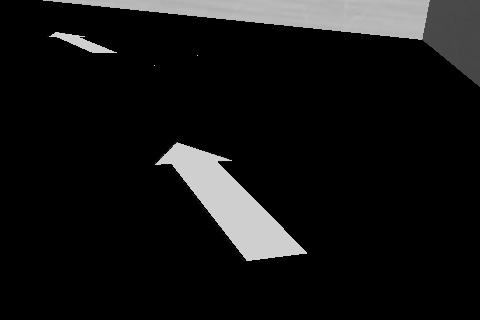
#> input picture error_images/errorImg3.jpg, 480 x 320 px, found by its file name
$ python preprocessor.py
#> lines starting #> are read from the running program, lines starting #| are printed output that depends on the picture; after the words box and inside, x2 and y2 are one past the last pixel; in counts of white or black regions, pixels touching at a corner belong together
import cv2
import numpy as np

neighbourRadius = 4
class blob():
    def __init__(self, x, y,imgShape=(320,480)):
        self.elements = set()
        self.neighbours = set()
        self.edges = set()
        self.imgShape = imgShape
        if y<=self.imgShape[0]-(neighbourRadius+1):
            self.upperY = y+neighbourRadius
        else:
            self.upperY = self.imgShape[0]

        if y>=neighbourRadius:
            self.lowerY = y-neighbourRadius
        else:
            self.lowerY = 0

        if x<=self.imgShape[1]-(neighbourRadius+1):
            self.upperX = x+neighbourRadius
        else:
            self.upperX = self.imgShape[1]

        if x>=neighbourRadius:
            self.lowerX = x-neighbourRadius
        else:
            self.lowerX = 0

        #clip to image shape if exceeded

        self.add_element(x, y)
        self.last_element = (x,y)


    def add_element(self, x,y, is_edge=False):
        if len(self.elements)==0 or self.in_neighbours(x,y):
            self.elements.add((x,y))

            if abs(self.upperY-y)<neighbourRadius:
                if y<=self.imgShape[0]-(neighbourRadius+1):
                    self.upperY = y+neighbourRadius
                else:
                    self.upperY = self.imgShape[0]

            if abs(y - self.lowerY)<neighbourRadius:
                if y>=neighbourRadius:
                    self.lowerY = y-neighbourRadius
                else:
                    self.lowerY = 0

            if abs(self.upperX-x)<neighbourRadius:
                if x<=self.imgShape[1]-(neighbourRadius+1):
                    self.upperX = x+neighbourRadius
                else:
                    self.upperX = self.imgShape[1]

            if abs(x - self.lowerX)<neighbourRadius:
                if x>=neighbourRadius:
                    self.lowerX = x-neighbourRadius
                else:
                    self.lowerX = 0

            if is_edge:
               self.add_to_edges(x,y)

            self.last_element = (x,y)

            return 1
        return 0

    def last2edge(self):
       self.add_to_edge(self.last_element)

    def add_to_edges(self,x,y):
       self.edges.add((x,y))

    def in_neighbours(self, x,y):
         if (x<self.upperX and x>self.lowerX) and (self.lowerY<y and self.upperY>y):
             return True

         return False

    def area(self):
      return len(self.elements)

    # [11 lines left out: functions get_center, drawLines, not called in this run]


# get white pixel
# create blobs
# get area of the blobs
# draw bounding boxes using extremities
def extract_blob(gray):
    blobs = []
    h, w = gray.shape[0], gray.shape[1]
    for y in range(h):
        for x in range(w):
            intensity = 0
            if gray[y, x]>15:
                intensity = 255
            if intensity ==255:
                added = 0
                for b in blobs:
                    added = b.add_element(x,y)
                    if added:
                        break
                if not(added):
                    blobs.append(blob(x,y))

    return clean_blobs(gray, blobs)


# [24 lines left out: function clean_blobs, not called in this run]


def blur(img,kSize):
    return cv2.GaussianBlur(img,(kSize,kSize),0)

def canny(img):
    return cv2.Canny(img, 50, 200, None, 3)

def make_copy(src, yStart, yEnd, xStart, xEnd):
    import copy
    return copy.deepcopy(src[yStart:yEnd, xStart:xEnd])


# [46 lines left out: functions simpleEdge, getLblob, not called in this run]

def applyOtsu(img):
    _, threshImg = cv2.threshold(img,0,255,cv2.THRESH_BINARY+cv2.THRESH_OTSU)
    return threshImg


if __name__== "__main__":

    filename = 'E:\\DEEE\\4th SEM\\SLRC 23\\root\\error_images\\errorImg3.jpg'
    src = cv2.imread(filename, cv2.IMREAD_GRAYSCALE)
#> src is the input picture: shape (320, 480); min 0, max 213, mean 20.1

    verbImage = np.copy(src)
    verbImage = cv2.cvtColor(verbImage, cv2.COLOR_GRAY2BGR)
    height, width = src.shape
#> height = 320; width = 480

    # Apply Otsu Thresholding to the Entire Image
    src = blur(src, 25)
#> in blur, `return cv2.GaussianBlur(img,(kSize,kSize),0)`:
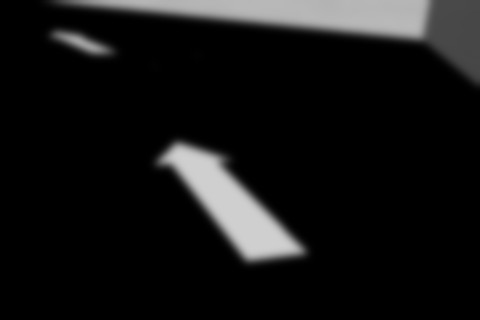
#> returned value: shape (320, 480); min 0, max 207, mean 20.1
    otsu_thresh = applyOtsu(src)
#> in applyOtsu, `_, threshImg = cv2.threshold(img,0,255,cv2.THRESH_BINARY+cv2.THRESH_OT..`:
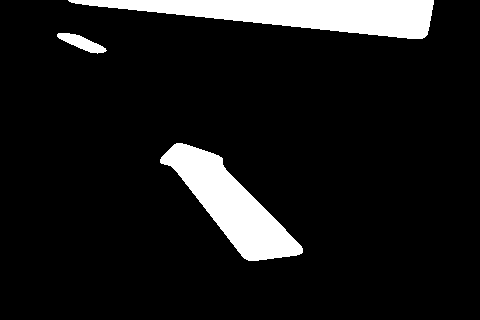
#> threshImg: shape (320, 480); 9.8% white; 3 white regions, box (x1, y1, x2, y2) and area: (68, 0, 434, 39) 7997, (160, 143, 303, 261) 6580, (57, 33, 107, 54) 480
    kSize = 25
    src = otsu_thresh

    blobs = extract_blob(src)
#> (the run stopped early here; a loop or call above may not have finished)
